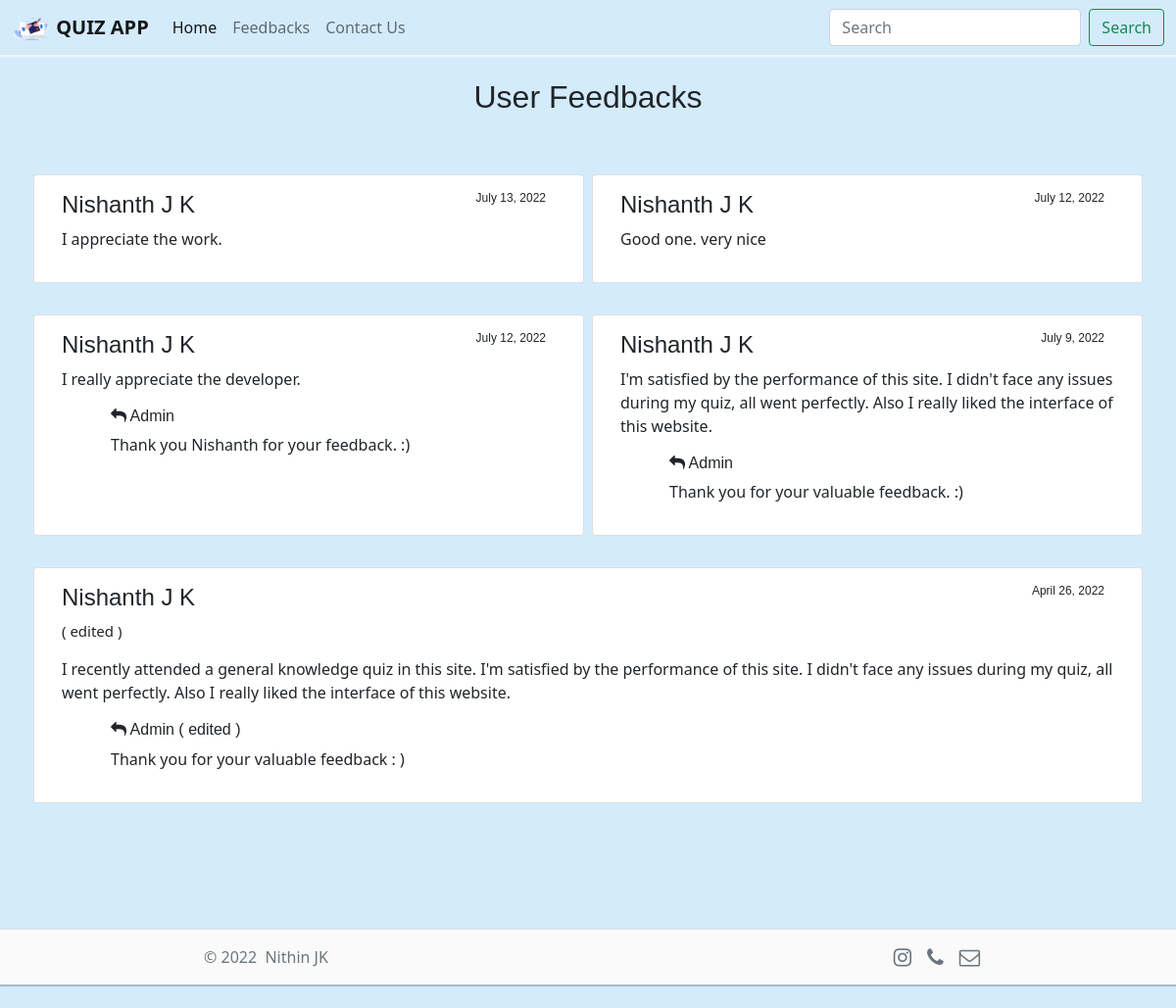
Page /feedbacks on the earlier database version.
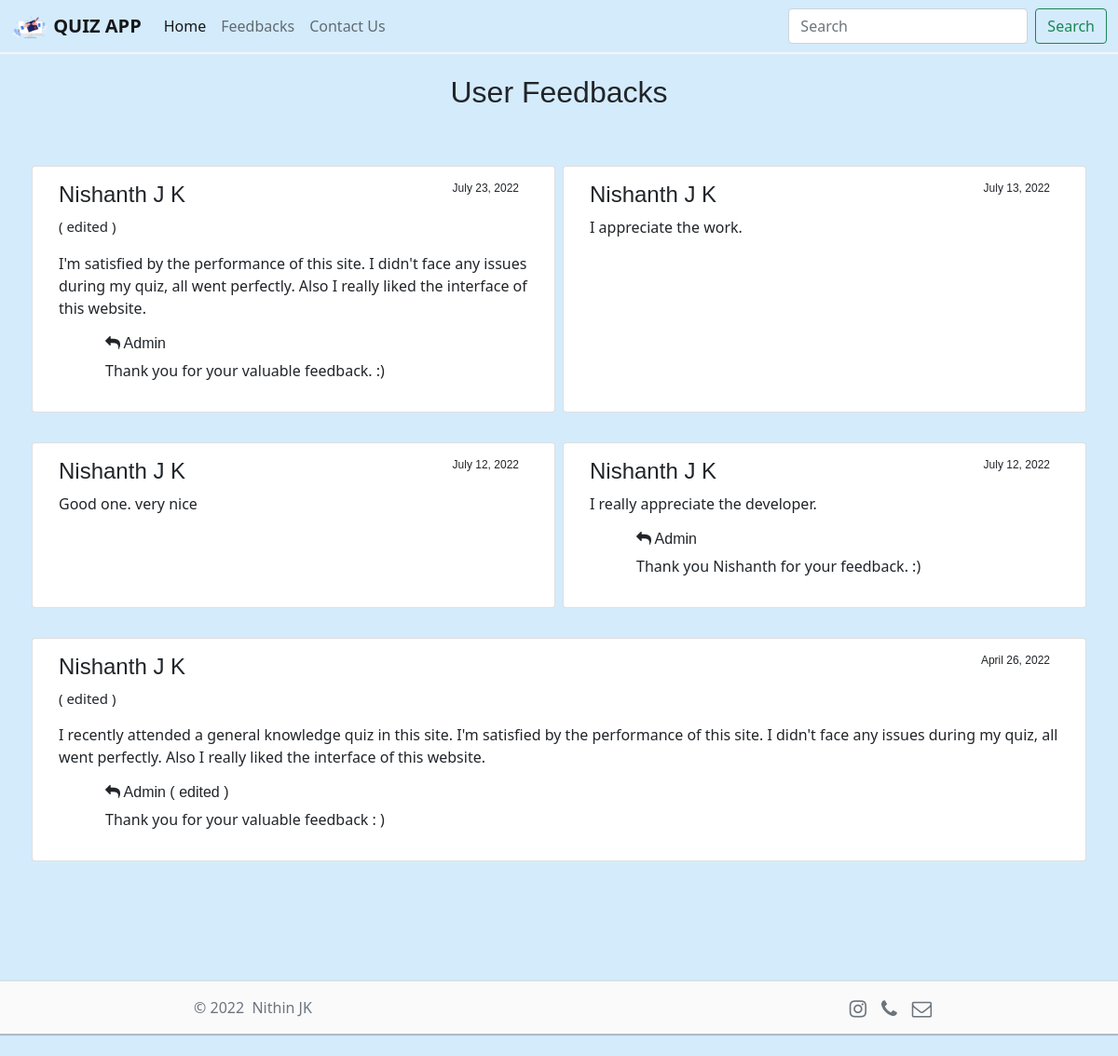
Same page on the later database version.
### users/models.py (models this page shows, shortened)
class Feedbacks(models.Model):
    user_id = models.ForeignKey(Users, blank=False, null=False, on_delete=models.CASCADE)
    user_name = models.CharField('Full Name', max_length=100, blank=False)
    feedback = models.TextField(blank=False)
    status = models.CharField('Status', max_length=10, blank=True)
    reply = models.TextField(blank=True)
    reply_status = models.CharField('Reply Status', max_length=10, blank=True)
    date = models.DateField('Date Posted')
    class Meta:
        ordering = ('-date',)

### users/views.py (the view)
# urls.py: path('feedbacks', users_views.feedbacks, name='feedbacks'),
def feedbacks(request):
    feedbacks = Feedbacks.objects.all
    return render(request, 'user_feedbacks.html', {'current_year': current_year, 'feedbacks': feedbacks,})

### templates/user_feedbacks.html
{% include 'header.html' %}
{% block content %}
<div class="container">
    <h2 class="text-center">User Feedbacks</h2>
    <br>
    <div class="row">
        {% if feedbacks %}
        {% for item in feedbacks %}
        {% if forloop.counter|divisibleby:2 == 0 %}
        <div class="w-100"></div><br>
        {% endif %}
        <div class="card col-sm m-1">
            <div class="card-body">
                {% if item.status == 'edited' %}
                <h4>{{ item.user_name }}<p style="font-size: 12px; float: right;">{{ item.date }}&nbsp;&nbsp;&nbsp;</p>
                </h4>
                <p style="font-size: 15px;">( edited )</p>
                {% else %}
                <h4>{{ item.user_name }}<p style="font-size: 12px; float: right;">{{ item.date }}&nbsp;&nbsp;&nbsp;</p>
                </h4>
                {% endif %}
                <p>{{ item.feedback }}</p>
                {% if item.reply %}
                <div id="reply" style="margin-left: 50px;">
                    {% if item.reply_status == 'edited' %}
                    <h6><i class="fa fa-reply" aria-hidden="true"></i> Admin ( edited )</h6>
                    {% else %}
                    <h6><i class="fa fa-reply" aria-hidden="true"></i> Admin</h6>
                    {% endif %}
                    <p>{{ item.reply }}</p>
                </div>
                {% endif %}
            </div>
        </div>
        {% endfor %}
        {% else %}
        <p>No Feedbacks till now :(</p>
        {% endif %}
    </div>
</div>
{% endblock %}
{% include 'footer.html' %}

Differences in the rows shown:
changed Feedbacks "Thank you for your valuable feedback. :)": status empty → "edited" (drawn); date "July 9, 2022" → "July 23, 2022"; moves up the list
